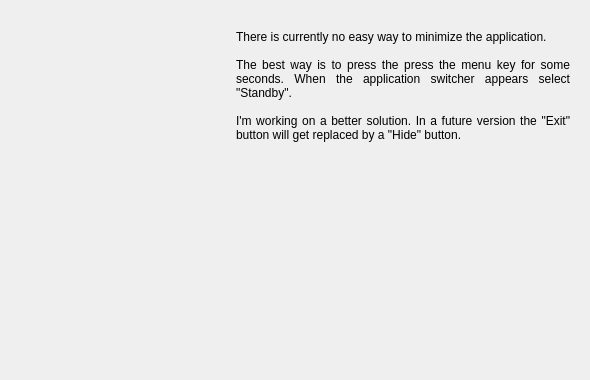
<?xml version="1.0" encoding="UTF-8"?>
<ui version="4.0">
 <class>minimizePage</class>
 <widget class="QWidget" name="minimizePage">
  <property name="geometry">
   <rect>
    <x>0</x>
    <y>0</y>
    <width>590</width>
    <height>380</height>
   </rect>
  </property>
  <property name="sizePolicy">
   <sizepolicy hsizetype="Ignored" vsizetype="Ignored">
    <horstretch>0</horstretch>
    <verstretch>0</verstretch>
   </sizepolicy>
  </property>
  <property name="minimumSize">
   <size>
    <width>590</width>
    <height>380</height>
   </size>
  </property>
  <layout class="QHBoxLayout" name="horizontalLayout">
   <property name="spacing">
    <number>20</number>
   </property>
   <property name="leftMargin">
    <number>15</number>
   </property>
   <property name="topMargin">
    <number>10</number>
   </property>
   <property name="rightMargin">
    <number>20</number>
   </property>
   <property name="bottomMargin">
    <number>10</number>
   </property>
   <item>
    <widget class="QLabel" name="label">
     <property name="sizePolicy">
      <sizepolicy hsizetype="Fixed" vsizetype="Fixed">
       <horstretch>1</horstretch>
       <verstretch>1</verstretch>
      </sizepolicy>
     </property>
     <property name="minimumSize">
      <size>
       <width>201</width>
       <height>360</height>
      </size>
     </property>
     <property name="maximumSize">
      <size>
       <width>201</width>
       <height>360</height>
      </size>
     </property>
     <property name="pixmap">
      <pixmap resource="resource.qrc">:/mobile-2</pixmap>
     </property>
     <property name="scaledContents">
      <bool>true</bool>
     </property>
    </widget>
   </item>
   <item>
    <layout class="QVBoxLayout" name="verticalLayout">
     <item>
      <spacer name="verticalSpacer_2">
       <property name="orientation">
        <enum>Qt::Vertical</enum>
       </property>
       <property name="sizeType">
        <enum>QSizePolicy::Fixed</enum>
       </property>
       <property name="sizeHint" stdset="0">
        <size>
         <width>20</width>
         <height>20</height>
        </size>
       </property>
      </spacer>
     </item>
     <item>
      <widget class="QLabel" name="label_2">
       <property name="sizePolicy">
        <sizepolicy hsizetype="Expanding" vsizetype="Preferred">
         <horstretch>0</horstretch>
         <verstretch>0</verstretch>
        </sizepolicy>
       </property>
       <property name="text">
        <string>&lt;p align=&quot;justify&quot;&gt;There is currently no easy way to minimize the application.&lt;br /&gt;
&lt;br /&gt;
The best way is to press the press the menu key for some seconds. When the application switcher appears select &quot;Standby&quot;.&lt;br /&gt;
&lt;br /&gt;
I'm working on a better solution. In a future version the &quot;Exit&quot; button will get replaced by a &quot;Hide&quot; button.</string>
       </property>
       <property name="scaledContents">
        <bool>false</bool>
       </property>
       <property name="wordWrap">
        <bool>true</bool>
       </property>
      </widget>
     </item>
     <item>
      <spacer name="verticalSpacer">
       <property name="orientation">
        <enum>Qt::Vertical</enum>
       </property>
       <property name="sizeHint" stdset="0">
        <size>
         <width>20</width>
         <height>40</height>
        </size>
       </property>
      </spacer>
     </item>
    </layout>
   </item>
  </layout>
 </widget>
 <resources>
  <include location="resource.qrc"/>
 </resources>
 <connections/>
</ui>
